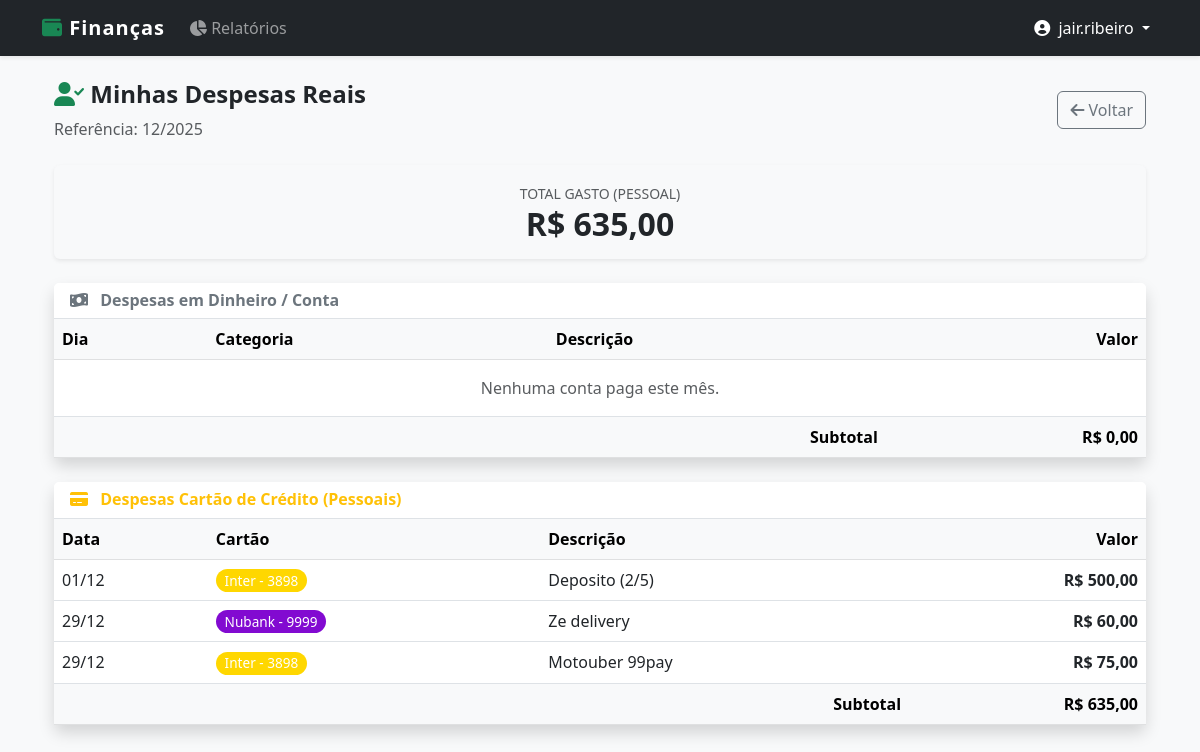
/relatorios/pessoal/ (signed in), run on the app's committed database.
### core/models.py (models this page shows, shortened)
class CompraCartao(models.Model):
    cartao = models.ForeignKey(CartaoCredito, on_delete=models.CASCADE)
    descricao = models.CharField(max_length=100)
    valor = models.DecimalField(max_digits=10, decimal_places=2)
    data_compra = models.DateField(default=date.today)
    is_parcelado = models.BooleanField(default=False, verbose_name="É parcelado?")
    qtd_parcelas = models.IntegerField(default=1, verbose_name="Qtd Parcelas")
    is_terceiro = models.BooleanField(default=False, verbose_name="É compra de terceiro?")
    terceiro = models.ForeignKey(Terceiro, on_delete=models.SET_NULL, null=True, blank=True, verbose_name="Pessoa")

class CartaoCredito(models.Model):
    CORES_CHOICES = (
        ('#820AD1', 'Roxo (Nubank)'),
        ('#FF8700', 'Laranja (Itaú)'),
        ('#CC092F', 'Vermelho (Bradesco/Santander)'),
        ('#FFD700', 'Dourado/Amarelo (Inter)'),
        ('#005CAA', 'Azul (Caixa/Azul)'),
        ('#000000', 'Preto (Black/C6)'),
        ('#28a745', 'Verde (Padrão)'),
        ('#6c757d', 'Cinza (Outros)'),
    )
    usuario = models.ForeignKey(User, on_delete=models.CASCADE)
    nome = models.CharField(max_length=50) # Ex: Nubank
    ultimos_digitos = models.CharField(max_length=4) # Ex: 1234
    cor = models.CharField(max_length=7, choices=CORES_CHOICES, default='#28a745')

### core/views.py (the view)
# urls.py: path('relatorios/pessoal/', views.detalhe_despesas_pessoais, name='detalhe_despesas_pessoais'),
@login_required
def detalhe_despesas_pessoais(request):
    import calendar
    try:
        mes = int(request.GET.get('mes', date.today().month))
        ano = int(request.GET.get('ano', date.today().year))
    except:
        mes = date.today().month
        ano = date.today().year
    ultimo_dia = calendar.monthrange(ano, mes)[1]
    data_inicio = date(ano, mes, 1)
    data_fim = date(ano, mes, ultimo_dia)
    despesas_conta = Transacao.objects.filter(
        usuario=request.user,
        categoria__tipo='D', # Somente Despesas
        data__range=[data_inicio, data_fim]
    ).order_by('data')
    despesas_cartao = CompraCartao.objects.filter(
        cartao__usuario=request.user,
        is_terceiro=False, # <--- O segredo está aqui
        data_compra__range=[data_inicio, data_fim]
    ).order_by('data_compra')
    total_conta = despesas_conta.aggregate(Sum('valor'))['valor__sum'] or 0
    total_cartao = despesas_cartao.aggregate(Sum('valor'))['valor__sum'] or 0
    total_geral = total_conta + total_cartao
    return render(request, 'core/despesas_pessoais.html', {
        'despesas_conta': despesas_conta,
        'despesas_cartao': despesas_cartao,
        'total_conta': total_conta,
        'total_cartao': total_cartao,
        'total_geral': total_geral,
        'mes': mes, 'ano': ano
    })

### core/templates/core/despesas_pessoais.html
{% extends 'core/base.html' %} {% block content %}
<div class="container mt-3">
  <div class="d-flex justify-content-between align-items-center mb-4">
    <div>
      <h4 class="fw-bold">
        <i class="fas fa-user-check text-success"></i> Minhas Despesas Reais
      </h4>
      <p class="text-muted mb-0">Referência: {{ mes }}/{{ ano }}</p>
    </div>
    <a
      href="{% url 'home' %}?mes={{ mes }}&ano={{ ano }}"
      class="btn btn-outline-secondary"
    >
      <i class="fas fa-arrow-left"></i> Voltar
    </a>
  </div>
  <div class="card border-0 shadow-sm mb-4 bg-light">
    <div class="card-body text-center">
      <small class="text-uppercase text-muted">Total Gasto (Pessoal)</small>
      <h2 class="text-dark fw-bold mb-0">R$ {{ total_geral|floatformat:2 }}</h2>
    </div>
  </div>
  <div class="row">
    <div class="col-md-12 mb-4">
      <div class="card shadow border-0">
        <div class="card-header bg-white border-bottom">
          <h6 class="mb-0 fw-bold text-secondary">
            <i class="fas fa-money-bill-wave me-2"></i> Despesas em Dinheiro /
            Conta
          </h6>
        </div>
        <div class="card-body p-0">
          <table class="table table-hover align-middle mb-0">
            <thead class="table-light">
              <tr>
                <th>Dia</th>
                <th>Categoria</th>
                <th>Descrição</th>
                <th class="text-end">Valor</th>
              </tr>
            </thead>
            <tbody>
              {% for item in despesas_conta %}
              <tr>
                <td>{{ item.data|date:"d" }}</td>
                <td>
                  <span class="badge bg-secondary"
                    >{{ item.categoria.nome }}</span
                  >
                </td>
                <td>{{ item.descricao|default:"-" }}</td>
                <td class="text-end fw-bold">
                  R$ {{ item.valor|floatformat:2 }}
                </td>
              </tr>
              {% empty %}
              <tr>
                <td colspan="4" class="text-center py-3 text-muted">
                  Nenhuma conta paga este mês.
                </td>
              </tr>
              {% endfor %}
            </tbody>
            <tfoot class="table-light">
              <tr>
                <td colspan="3" class="text-end fw-bold">Subtotal</td>
                <td class="text-end fw-bold">
                  R$ {{ total_conta|floatformat:2 }}
                </td>
              </tr>
            </tfoot>
          </table>
        </div>
      </div>
    </div>
    <div class="col-md-12">
      <div class="card shadow border-0">
        <div class="card-header bg-white border-bottom">
          <h6 class="mb-0 fw-bold text-warning">
            <i class="fas fa-credit-card me-2"></i> Despesas Cartão de Crédito
            (Pessoais)
          </h6>
        </div>
        <div class="card-body p-0">
          <table class="table table-hover align-middle mb-0">
            <thead class="table-light">
              <tr>
                <th>Data</th>
                <th>Cartão</th>
                <th>Descrição</th>
                <th class="text-end">Valor</th>
              </tr>
            </thead>
            <tbody>
              {% for item in despesas_cartao %}
              <tr>
                <td>{{ item.data_compra|date:"d/m" }}</td>
                <td>
                  <span
                    class="badge rounded-pill"
                    style="background-color: {{ item.cartao.cor }}; font-weight: normal; font-size: 0.85rem;"
                  >
                    {{ item.cartao.nome }} - {{ item.cartao.ultimos_digitos }}
                  </span>
                </td>
                <td>{{ item.descricao }}</td>
                <td class="text-end fw-bold">
                  R$ {{ item.valor|floatformat:2 }}
                </td>
              </tr>
              {% empty %}
              <tr>
                <td colspan="4" class="text-center py-3 text-muted">
                  Nenhuma compra pessoal no cartão.
                </td>
              </tr>
              {% endfor %}
            </tbody>
            <tfoot class="table-light">
              <tr>
                <td colspan="3" class="text-end fw-bold">Subtotal</td>
                <td class="text-end fw-bold">
                  R$ {{ total_cartao|floatformat:2 }}
                </td>
              </tr>
            </tfoot>
          </table>
        </div>
      </div>
    </div>
  </div>
</div>
{% endblock %}

### core/templates/core/base.html (shortened to what this page needs)
<!DOCTYPE html>
<html lang="pt-br">
  <head>
    <link
      href="https://cdn.jsdelivr.net/npm/bootstrap@5.3.0/dist/css/bootstrap.min.css"
      rel="stylesheet"
    />
    <link
      rel="stylesheet"
      href="https://cdnjs.cloudflare.com/ajax/libs/font-awesome/6.0.0/css/all.min.css"
    />
  </head>
  <body>
    <nav class="navbar navbar-expand-lg navbar-dark bg-dark mb-4 shadow-sm">
      <div class="container">
        <a class="navbar-brand" href="/">
          <i class="fas fa-wallet text-success"></i> Finanças
        </a>
        <div class="collapse navbar-collapse" id="navbarContent">
          <ul class="navbar-nav me-auto mb-2 mb-lg-0">
            <li class="nav-item">
              <a class="nav-link" href="{% url 'relatorio' %}">
                <i class="fas fa-chart-pie"></i> Relatórios
              </a>
            </li>
          </ul>
          <ul class="navbar-nav">
            {% if user.is_authenticated %}
              <li class="nav-item dropdown">
                <a
                  class="nav-link dropdown-toggle active"
                  href="#"
                  id="userDropdown"
                  role="button"
                  data-bs-toggle="dropdown"
                  aria-expanded="false"
                >
                  <i class="fas fa-user-circle me-1"></i> {{ user.username }}
                </a>
              </li>
            {% else %}
              <li class="nav-item">
                <a href="{% url 'login' %}" class="btn btn-outline-light btn-sm ms-2">
                  Entrar
                </a>
              </li>
            {% endif %}
          </ul>
        </div>
      </div>
    </nav>
    <div class="container pb-5">
      {% block content %}
      {% endblock %}
    </div>
  </body>
</html>

### core/templates/core/base.html (style rules this page uses)
body { background-color: #f8f9fa; }
.navbar-brand { font-weight: bold; letter-spacing: 1px; }

### data on the page
CompraCartao: data_compra "01/12", cartao.nome "Inter", cartao.ultimos_digitos "3898", descricao "Deposito (2/5)", valor "500,00"
CompraCartao: data_compra "29/12", cartao.nome "Nubank", cartao.ultimos_digitos "9999", descricao "Ze delivery", valor "60,00"
CompraCartao: data_compra "29/12", cartao.nome "Inter", cartao.ultimos_digitos "3898", descricao "Motouber 99pay", valor "75,00"

### other printed values
{{ user.username }} "jair.ribeiro"
{{ mes }} "12"
{{ ano }} "2025"
{{ total_geral|floatformat:2 }} "635,00"
{{ total_conta|floatformat:2 }} "0,00"
{{ total_cartao|floatformat:2 }} "635,00"
